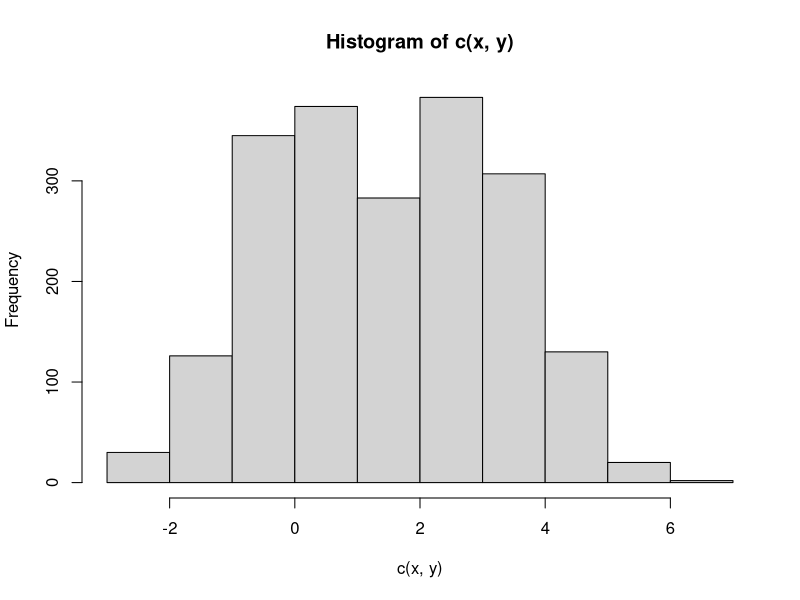
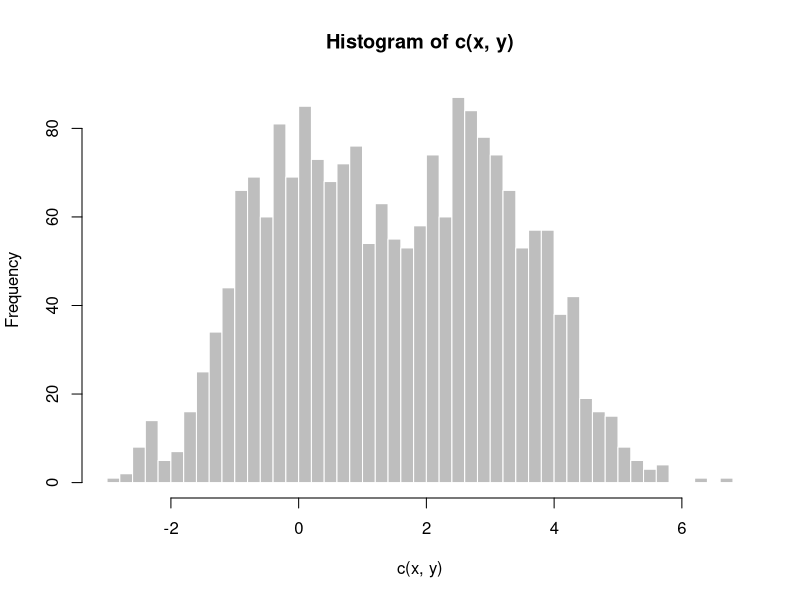

Generate these figures, in order, with R:

(5^2)*(10-8)/3 + 1

x<-(5^2)*(10-8)/3 + 1
x

x<-1:9
mean(x)

x<-rnorm(1000)
y<-rnorm(1000, mean=3)
hist(c(x,y))
hist(c(x,y), col="gray", border="white", breaks=40)

x1<-c(-0.1, 0.3, -0.9, 0.2, -0.6, -2.3, -0.1, 0.3, -0.9, 0.2, -0.6, -2.3)
x2<-c("red", "blue", "green", "purple")
x3<-x1 >0
x3

names(x1) <-c("Micheal", "Cameron", "Taylor", "Chad", "Jessin", "Shaowli", "Shama", "Meera", "Ashley", "Ximena", "Gavin", "Courtney")
x1

x1["Jessin"]

X<-matrix(x1, nrow=2)
X
